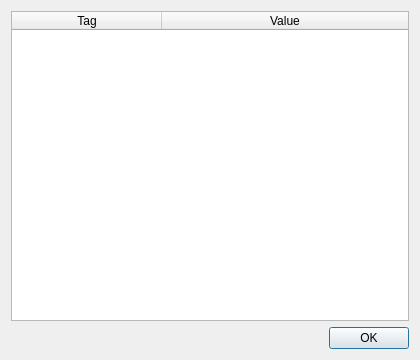
<?xml version="1.0" encoding="UTF-8"?>
<ui version="4.0">
 <class>DetailsDialog</class>
 <widget class="QDialog" name="DetailsDialog">
  <property name="geometry">
   <rect>
    <x>0</x>
    <y>0</y>
    <width>420</width>
    <height>360</height>
   </rect>
  </property>
  <property name="sizePolicy">
   <sizepolicy hsizetype="Expanding" vsizetype="Expanding">
    <horstretch>0</horstretch>
    <verstretch>0</verstretch>
   </sizepolicy>
  </property>
  <property name="windowTitle">
   <string>Details</string>
  </property>
  <layout class="QGridLayout" name="gridLayout">
   <item row="1" column="0">
    <widget class="QDialogButtonBox" name="buttonBox">
     <property name="sizePolicy">
      <sizepolicy hsizetype="Expanding" vsizetype="Expanding">
       <horstretch>0</horstretch>
       <verstretch>0</verstretch>
      </sizepolicy>
     </property>
     <property name="orientation">
      <enum>Qt::Horizontal</enum>
     </property>
     <property name="standardButtons">
      <set>QDialogButtonBox::Ok</set>
     </property>
    </widget>
   </item>
   <item row="0" column="0">
    <widget class="QTableWidget" name="tableWidget">
     <property name="sizePolicy">
      <sizepolicy hsizetype="Expanding" vsizetype="Expanding">
       <horstretch>0</horstretch>
       <verstretch>1</verstretch>
      </sizepolicy>
     </property>
     <property name="showGrid">
      <bool>false</bool>
     </property>
     <property name="rowCount">
      <number>0</number>
     </property>
     <property name="columnCount">
      <number>2</number>
     </property>
     <attribute name="horizontalHeaderVisible">
      <bool>true</bool>
     </attribute>
     <attribute name="horizontalHeaderCascadingSectionResizes">
      <bool>false</bool>
     </attribute>
     <attribute name="horizontalHeaderDefaultSectionSize">
      <number>150</number>
     </attribute>
     <attribute name="horizontalHeaderShowSortIndicator" stdset="0">
      <bool>false</bool>
     </attribute>
     <attribute name="horizontalHeaderStretchLastSection">
      <bool>true</bool>
     </attribute>
     <attribute name="verticalHeaderVisible">
      <bool>false</bool>
     </attribute>
     <column>
      <property name="text">
       <string>Tag</string>
      </property>
     </column>
     <column>
      <property name="text">
       <string>Value</string>
      </property>
     </column>
    </widget>
   </item>
  </layout>
 </widget>
 <resources/>
 <connections>
  <connection>
   <sender>buttonBox</sender>
   <signal>accepted()</signal>
   <receiver>DetailsDialog</receiver>
   <slot>accept()</slot>
   <hints>
    <hint type="sourcelabel">
     <x>248</x>
     <y>254</y>
    </hint>
    <hint type="destinationlabel">
     <x>157</x>
     <y>274</y>
    </hint>
   </hints>
  </connection>
  <connection>
   <sender>buttonBox</sender>
   <signal>rejected()</signal>
   <receiver>DetailsDialog</receiver>
   <slot>reject()</slot>
   <hints>
    <hint type="sourcelabel">
     <x>316</x>
     <y>260</y>
    </hint>
    <hint type="destinationlabel">
     <x>286</x>
     <y>274</y>
    </hint>
   </hints>
  </connection>
 </connections>
</ui>
